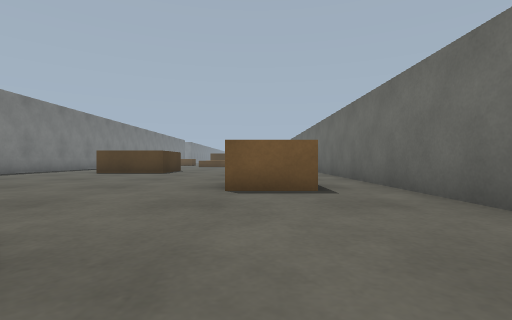
view 1 (above)

24 first-person views from a walk through a robot-simulator world made for Webots. The camera is 0.5 m above the floor, looks level and sees 85° across. The floor is counted in squares, 1 m on a side. Each view is taken from the middle of a square. On the plan, view 1 faces up. The plan holds only what a view shows up to about 9 squares ahead; the rest is blank. The place goes on beyond the plan.

view 2
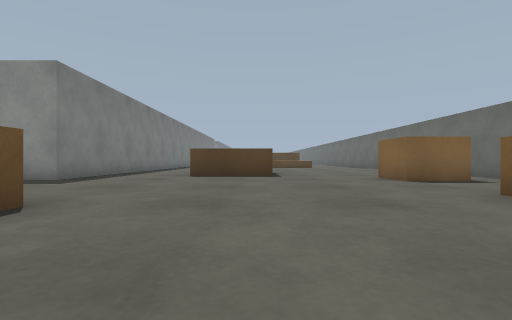

view 3
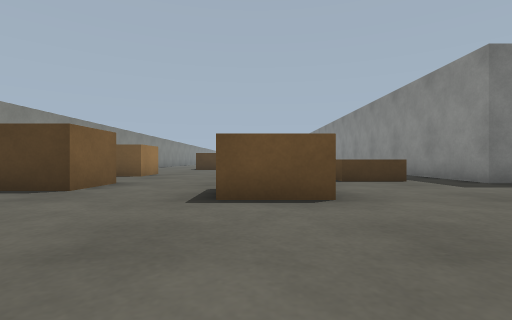

view 4
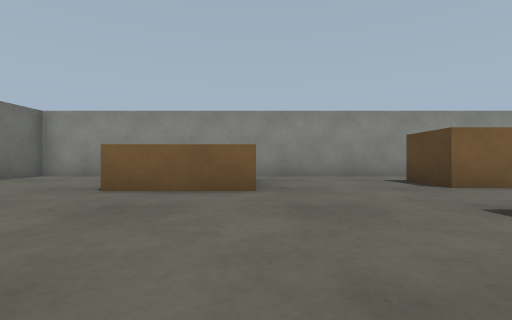

view 5
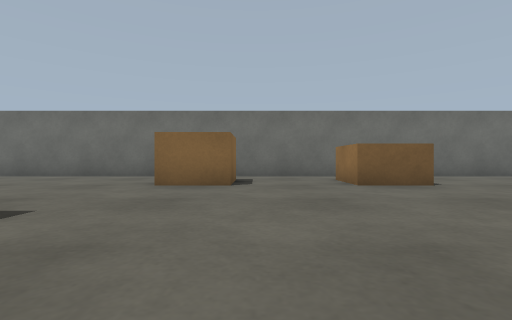

view 6
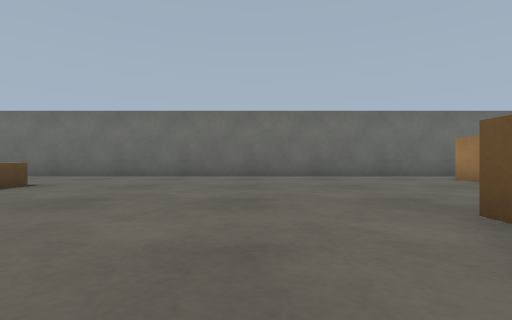

view 7
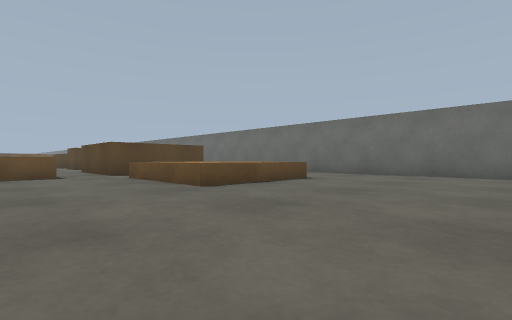

view 8
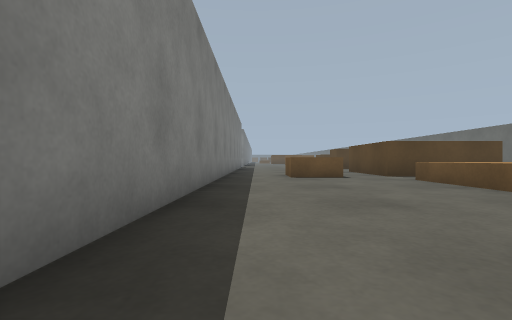

view 9
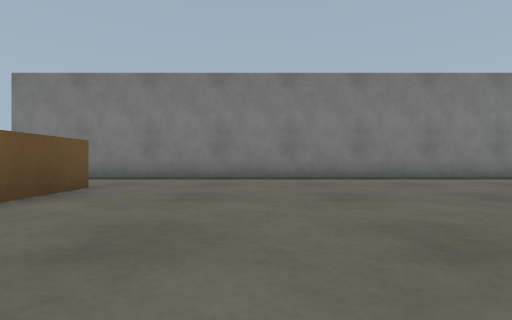

view 10
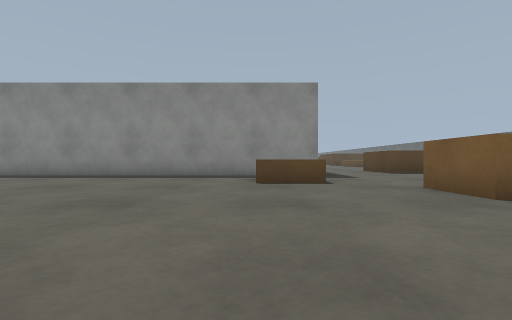

view 11
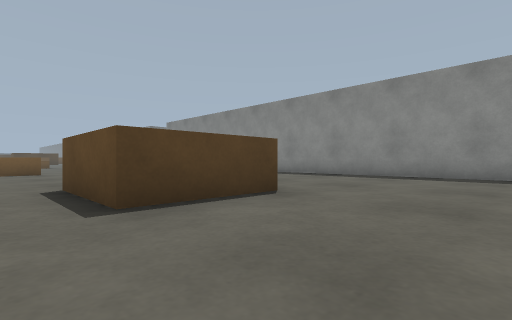

view 12
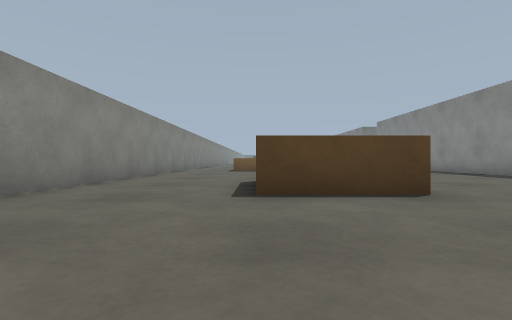

view 13
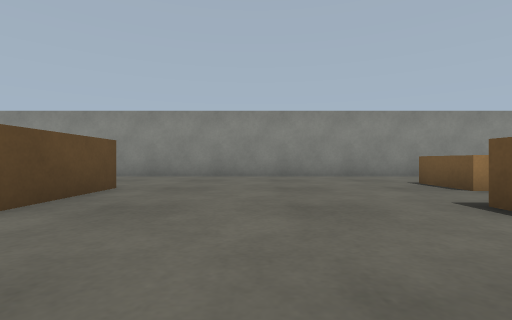

view 14
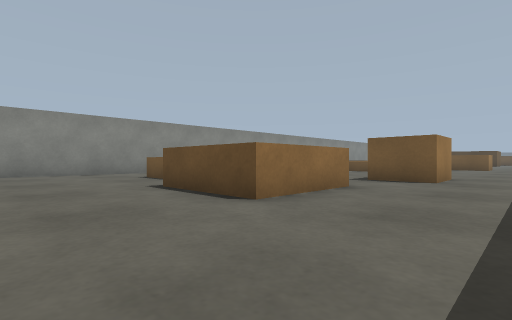

view 15
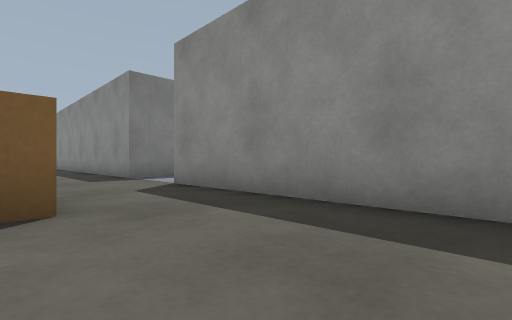

view 16
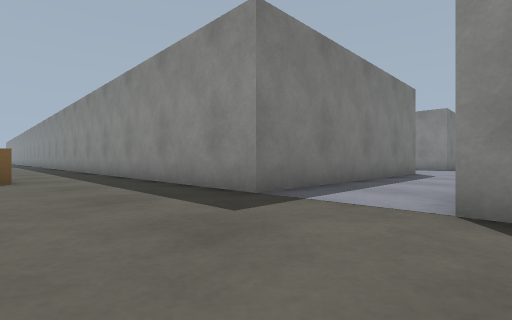

view 17
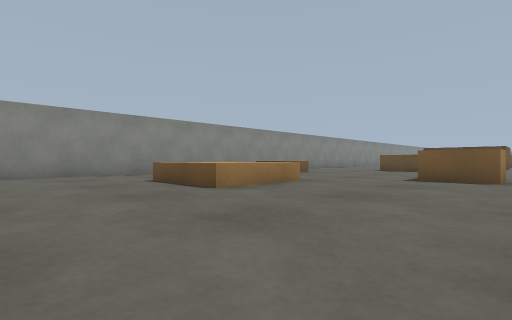

view 18
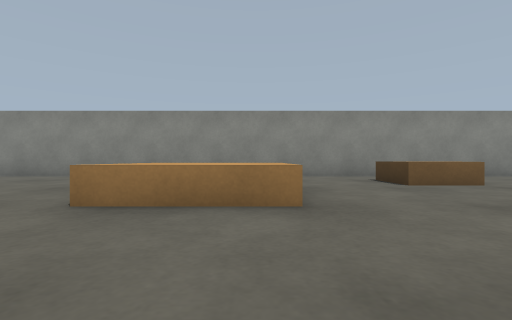

view 19
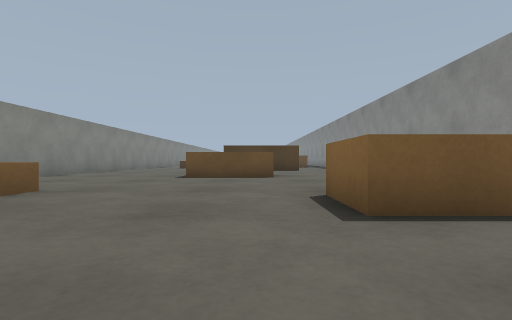

view 20
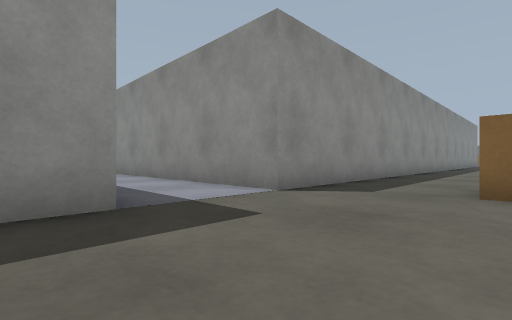

view 21
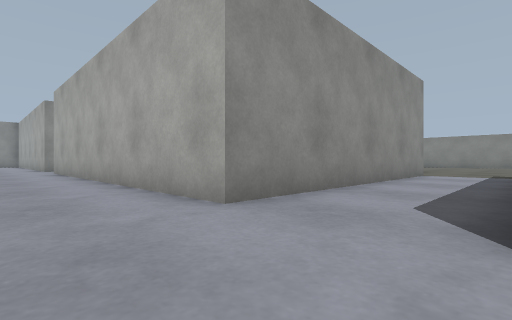

view 22
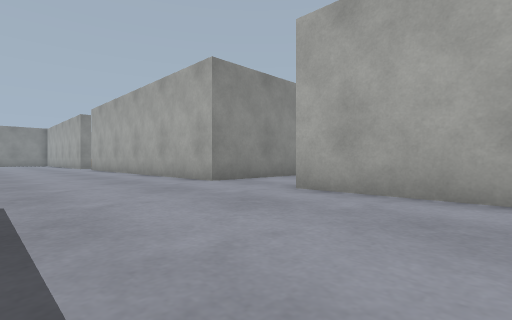

view 23
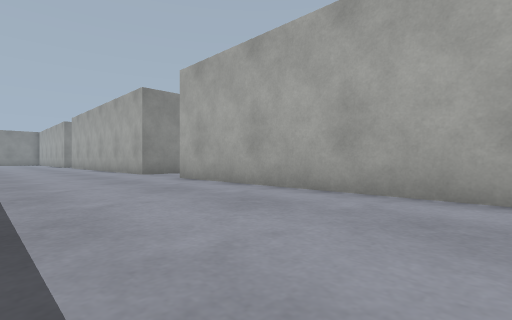

view 24
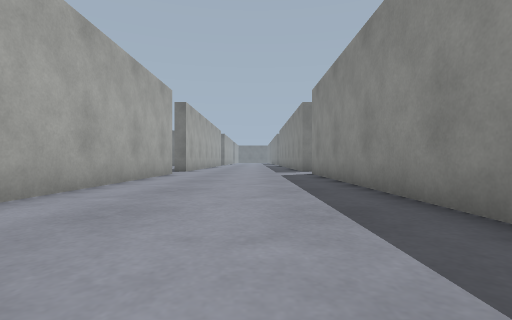

### Floor plan
Points are (right, up) in squares from view 1. A wall is a line through its corners. A room is listed if a view was taken in it or the views show most of it. See-through windows are left out.
Room 1 (views 1, 2, 3, 4, 5, 6, 7, 8, 9, 10, 11, 12, 13, 14, 15, 16, 17, 18, 19, 20)
walls: (-25.2, 9) (-31.5, 9); (-12, -2.5) (2.5, -2.5) (2.5, 22.9); (-34, 9) (-45, 9); (-9, 24.4) (-9, 9) (-19.2, 9); (-45, -2.5) (-14.1, -2.5)
ways out: opening at (-32.5, 9) to room 2
objects: crate (-44, 2) to (-44, 4); crate (-40, -1) to (-39, 0); crate (-40, 5) to (-39, 6); crate (-36, 1) to (-34, 3); crate (-30, 5) to (-29, 6); crate (-27, 0) to (-26, 1); crate (-27, 3) to (-25, 5); crate (-19, 1) to (-17, 3); crate (-13, -1) to (-12, 0); crate (-11, 6) to (-10, 7); crate (-9, 0) to (-8, 1); crate (-8, 4) to (-7, 5); crate (-7, 24) to (-6, 24); crate (-6, 11) to (-4, 11); crate (-6, 13) to (-4, 13); crate (-4, 1) to (-2, 1); crate (-4, 20) to (-1, 23); crate (-3, 24) to (-1, 24); crate (0, 5) to (1, 6); crate (0, 9) to (1, 10)
Room 2 (views 21, 22, 23, 24)
walls: (-34, 15.8) (-34, 9); (-38.1, 22) (-45, 22); (-31.5, 9) (-31.5, 17) (-23.4, 17); (-45, 17) (-34, 17)
ways out: opening at (-32.5, 9) to room 1

Where each view was taken, in squares from view 1:
view 1: 0 up, 0 right, facing up
view 2: 2 up, 4 left, facing up
view 3: 4 up, 3 left, facing left
view 4: 6 up, 4 left, facing down
view 5: 8 up, 6 left, facing right
view 6: 15 up, 6 left, facing right
view 7: 15 up, 7 left, facing up-right
view 8: 16 up, 8 left, facing up
view 9: 16 up, 1 left, facing left
view 10: 0 up, 11 left, facing up
view 11: 0 up, 14 left, facing up-left
view 12: 1 up, 13 left, facing left
view 13: 6 up, 22 left, facing down
view 14: 8 up, 22 left, facing down-left
view 15: 6 up, 26 left, facing up-left
view 16: 6 up, 31 left, facing up-left
view 17: 7 up, 31 left, facing down-left
view 18: 6 up, 36 left, facing down
view 19: 4 up, 36 left, facing left
view 20: 6 up, 35 left, facing up-right
view 21: 19 up, 34 left, facing down-right
view 22: 21 up, 37 left, facing down-right
view 23: 21 up, 41 left, facing down-right
view 24: 20 up, 36 left, facing left
